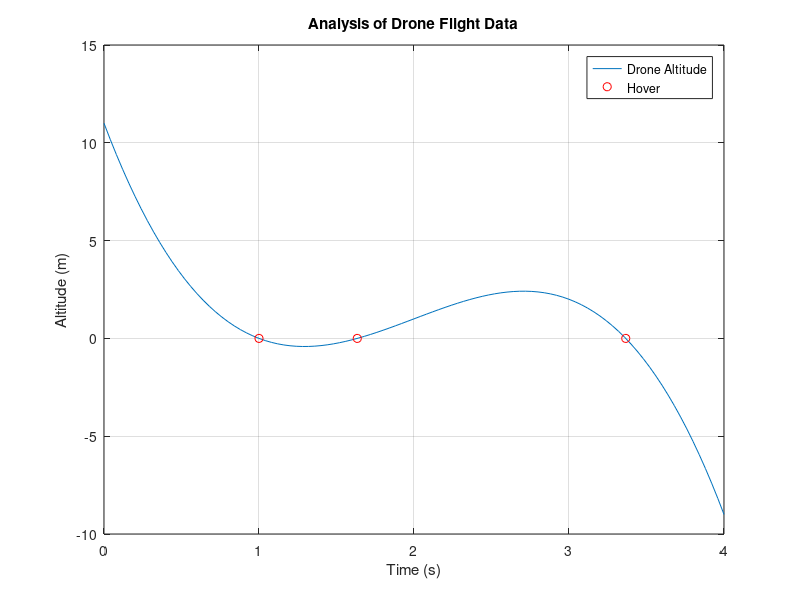

Write the MATLAB code that produced this figure.
t = linspace(0,4,101);

a = -2*(t-2).^3;
b = 3*(t-2)+1;

y = a+b;

%finding the roots (with the coeffecients of the expanded polynomial).
% -2(t-2)^3 + 3(t-2)+1 => -2t^3 + 12t^2 - 21t + 11
p = [-2 12 -21 11];
r = roots(p);

%plotting the data
plot(t,y);
hold on
plot(r,0, 'ro');

%graph properties
grid on
title('Analysis of Drone Flight Data')
ylabel('Altitude (m)')
xlabel('Time (s)')
legend('Drone Altitude','Hover');

